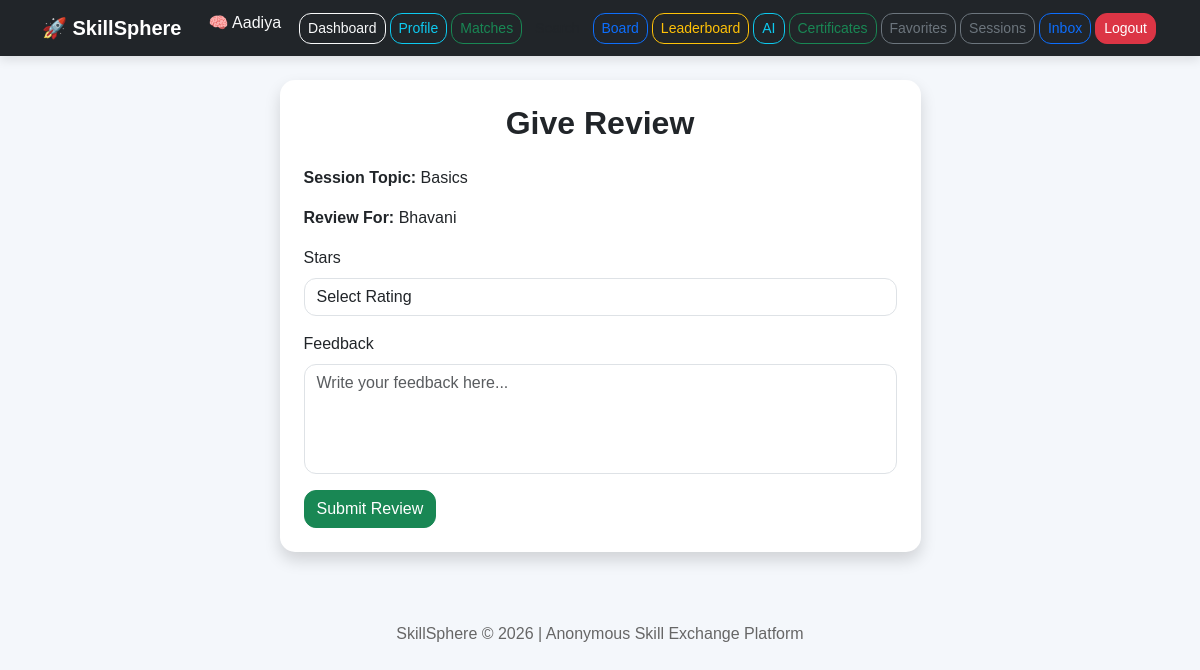
/give-review/1/3 (signed in), run on the app's committed database.
### app.py (models this page shows)
class User(UserMixin, db.Model):
    id = db.Column(db.Integer, primary_key=True)
    anonymous_name = db.Column(db.String(100), unique=True, nullable=False)
    email = db.Column(db.String(120), unique=True, nullable=False)
    password = db.Column(db.String(255), nullable=False)
    skills_offered = db.Column(db.Text, nullable=True)
    skills_wanted = db.Column(db.Text, nullable=True)
    rating = db.Column(db.Float, default=0.0)
    completed_exchanges = db.Column(db.Integer, default=0)
    trust_score = db.Column(db.Integer, default=50)
    is_admin = db.Column(db.Boolean, default=False)
    avatar = db.Column(db.String(50), default='🧠')
    bio = db.Column(db.String(250), default='')
    badge = db.Column(db.String(100), default='New Explorer')

class SessionBooking(db.Model):
    id = db.Column(db.Integer, primary_key=True)
    sender_id = db.Column(db.Integer, db.ForeignKey('user.id'), nullable=False)
    receiver_id = db.Column(db.Integer, db.ForeignKey('user.id'), nullable=False)
    topic = db.Column(db.String(200), nullable=False)
    session_date = db.Column(db.String(20), nullable=False)
    session_time = db.Column(db.String(20), nullable=False)
    message = db.Column(db.Text, nullable=True)
    status = db.Column(db.String(20), default='Pending')
    created_at = db.Column(db.DateTime, default=datetime.utcnow)
    sender = db.relationship('User', foreign_keys=[sender_id], backref='sent_sessions')
    receiver = db.relationship('User', foreign_keys=[receiver_id], backref='received_sessions')

### app.py (the view, shortened to what this page needs)
@app.route('/give-review/<int:session_id>/<int:reviewee_id>', methods=['GET', 'POST'])
@login_required
def give_review(session_id, reviewee_id):
    session = SessionBooking.query.get_or_404(session_id)
    reviewee = User.query.get_or_404(reviewee_id)
    if current_user.id not in [session.sender_id, session.receiver_id]:
        flash('Unauthorized access.', 'danger')
        return redirect(url_for('my_sessions'))
    if reviewee_id not in [session.sender_id, session.receiver_id]:
        flash('Invalid review target.', 'danger')
        return redirect(url_for('my_sessions'))
    if reviewee_id == current_user.id:
        flash('You cannot review yourself.', 'warning')
        return redirect(url_for('my_sessions'))
    if session.status != 'Completed':
        flash('You can only review after session completion.', 'warning')
        return redirect(url_for('my_sessions'))
    existing_review = Review.query.filter_by(
        session_id=session.id,
        reviewer_id=current_user.id
    ).first()
    if existing_review:
        flash('You already submitted a review for this session.', 'info')
        return redirect(url_for('my_sessions'))
    return render_template('give_review.html', session=session, reviewee=reviewee)

### app.py (called while the page is built)
@login_manager.user_loader
def load_user(user_id):
    return User.query.get(int(user_id))

### templates/give_review.html (shortened to what this page needs)
{% extends 'base.html' %}
{% block content %}
<div class="row justify-content-center">
    <div class="col-md-7">
        <div class="card shadow p-4">
            <h2 class="text-center mb-4">Give Review</h2>
            <p><strong>Session Topic:</strong> {{ session.topic }}</p>
            <p><strong>Review For:</strong> {{ reviewee.anonymous_name }}</p>
            <form method="POST">
                <div class="mb-3">
                    <label class="form-label">Stars</label>
                    <select name="stars" class="form-control" required>
                        <option value="">Select Rating</option>
                    </select>
                </div>
                <div class="mb-3">
                    <label class="form-label">Feedback</label>
                    <textarea name="feedback" class="form-control" rows="4" placeholder="Write your feedback here..."></textarea>
                </div>
                <button type="submit" class="btn btn-success">Submit Review</button>
            </form>
        </div>
    </div>
</div>
{% endblock %}

### templates/base.html (shortened to what this page needs)
<!DOCTYPE html>
<html lang="en">
<head>
    <link href="https://cdn.jsdelivr.net/npm/bootstrap@5.3.3/dist/css/bootstrap.min.css" rel="stylesheet">
    <link rel="stylesheet" href="{{ url_for('static', filename='style.css') }}">
</head>
<body>
<nav class="navbar navbar-expand-lg navbar-dark bg-dark">
    <div class="container d-flex justify-content-between">
        <a class="navbar-brand fw-bold" href="{{ url_for('index') }}">
            🚀 SkillSphere
        </a>
        <div class="d-flex flex-wrap justify-content-end">
            {% if current_user.is_authenticated %}
                <span class="text-light me-3">
                    {{ current_user.avatar }} {{ current_user.anonymous_name }}
                </span>
                <a class="btn btn-outline-light btn-sm nav-btn" href="{{ url_for('dashboard') }}">Dashboard</a>
                <a class="btn btn-outline-info btn-sm nav-btn" href="{{ url_for('profile') }}">Profile</a>
                <a class="btn btn-outline-success btn-sm nav-btn" href="{{ url_for('matches') }}">Matches</a>
                <a class="btn btn-outline-dark btn-sm nav-btn" href="{{ url_for('skill_search') }}">Search</a>
                <a class="btn btn-outline-primary btn-sm nav-btn" href="{{ url_for('board') }}">Board</a>
                <a class="btn btn-outline-warning btn-sm nav-btn" href="{{ url_for('leaderboard') }}">Leaderboard</a>
                <a class="btn btn-outline-info btn-sm nav-btn" href="{{ url_for('recommendations') }}">AI</a>
                <a class="btn btn-outline-success btn-sm nav-btn" href="{{ url_for('certificates') }}">Certificates</a>
                <a class="btn btn-outline-secondary btn-sm nav-btn" href="{{ url_for('favorites') }}">Favorites</a>
                <a class="btn btn-outline-secondary btn-sm nav-btn" href="{{ url_for('my_sessions') }}">Sessions</a>
                <a class="btn btn-outline-primary btn-sm nav-btn" href="{{ url_for('inbox') }}">Inbox</a>
                <a class="btn btn-danger btn-sm nav-btn" href="{{ url_for('logout') }}">Logout</a>
            {% else %}
                <a class="btn btn-outline-light btn-sm nav-btn" href="{{ url_for('login') }}">Login</a>
                <a class="btn btn-success btn-sm nav-btn" href="{{ url_for('register') }}">Register</a>
            {% endif %}
        </div>
    </div>
</nav>
<div class="container mt-4">
    {% block content %}{% endblock %}
</div>
<div class="footer">
    <p>SkillSphere © 2026 | Anonymous Skill Exchange Platform</p>
</div>
</body>
</html>

### static/style.css (style rules this page uses)
body { background: #f4f7fb; font-family: Arial, sans-serif; min-height: 100vh; }
h1, h2, h3, h4, h5 { font-weight: bold; }
.navbar { box-shadow: 0 4px 10px rgba(0, 0, 0, 0.1); }
.nav-btn { margin: 2px; }
.card { border-radius: 18px; border: none; box-shadow: 0 4px 12px rgba(0, 0, 0, 0.08); }
.form-control, .form-select, .btn { border-radius: 12px; }
textarea { resize: none; }
.footer { margin-top: 50px; padding: 20px; text-align: center; color: #666; }

### templates/base.html (style rules this page uses)
body { background-color: #f4f7fb; }
.navbar { box-shadow: 0 4px 10px rgba(0,0,0,0.1); }
.nav-btn { margin: 2px; }
.card { border-radius: 15px; box-shadow: 0 4px 12px rgba(0,0,0,0.08); }
.footer { margin-top: 50px; padding: 20px; text-align: center; color: #666; }

### data on the page
User: avatar "🧠", anonymous_name "Aadiya"
SessionBooking: topic "Basics"
User: anonymous_name "Bhavani"
